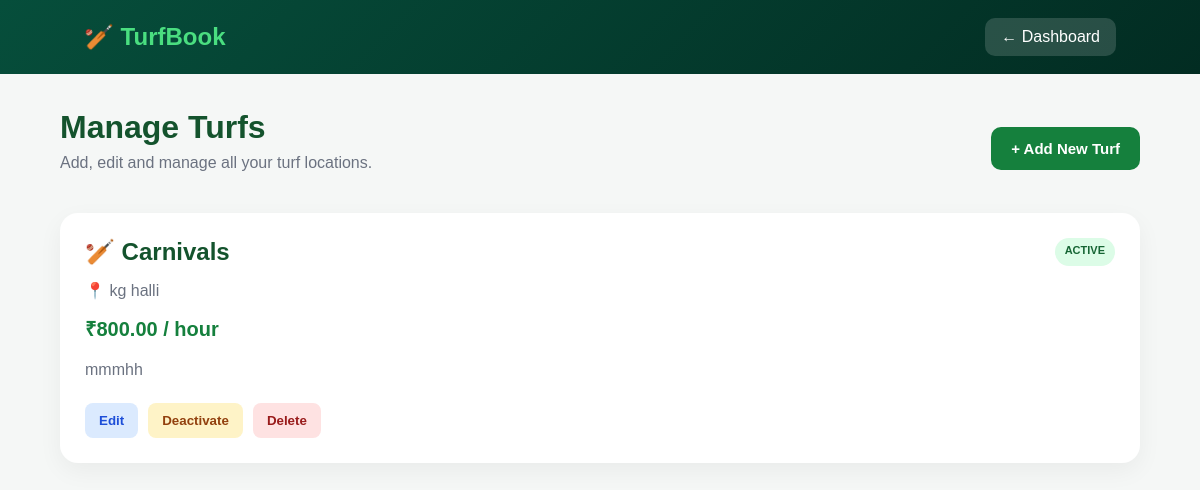
The page /superadmin/turfs/ (signed in) on the database its author committed.
### turfs/models.py (models this page shows, shortened)
class Turf(models.Model):
    name = models.CharField(
        max_length=200
    )
    location = models.CharField(
        max_length=255
    )
    map_url = models.URLField(
        blank=True
    )
    description = models.TextField(
        blank=True
    )
    price_per_hour = models.DecimalField(
        max_digits=10,
        decimal_places=2
    )
    is_active = models.BooleanField(
        default=True
    )
    created_at = models.DateTimeField(
        auto_now_add=True
    )

### turfs/views.py (the view)
@user_passes_test(
    is_super_admin,
    login_url="admin_login"
)
def superadmin_turfs(request):
    turfs = Turf.objects.all().order_by(
        "-created_at"
    )
    return render(
        request,
        "turfs/superadmin_turfs.html",
        {
            "turfs": turfs
        }
    )

### turfs/views.py (called while the page is built)
def is_super_admin(user):
    return (
        user.is_authenticated
        and user.is_superuser
    )

### turfs/templates/turfs/superadmin_turfs.html (shortened to what this page needs)
<!DOCTYPE html>
<html lang="en">
<head>
</head>
<body>
    <div class="topbar">
        <div class="brand">
            🏏 <span>TurfBook</span>
        </div>
        <a
            href="{% url 'admin_dashboard' %}"
            class="back-btn"
        >
            ← Dashboard
        </a>
    </div>
    <div class="container">
        <div class="header">
            <div>
                <h1>
                    Manage Turfs
                </h1>
                <p class="subtitle">
                    Add, edit and manage all your turf locations.
                </p>
            </div>
            <button
                class="add-btn"
                onclick="toggleAddForm()"
            >
                + Add New Turf
            </button>
        </div>
        {% if turfs %}
            <div class="turf-grid">
                {% for turf in turfs %}
                    <div class="turf-card">
                        <div class="turf-top">
                            <h2>
                                🏏 {{ turf.name }}
                            </h2>
                            {% if turf.is_active %}
                                <span class="status active">
                                    ACTIVE
                                </span>
                            {% else %}
                                <span class="status inactive">
                                    INACTIVE
                                </span>
                            {% endif %}
                        </div>
                        <div class="location">
                            📍 {{ turf.location }}
                        </div>
                        <div class="price">
                            ₹{{ turf.price_per_hour }} / hour
                        </div>
                        {% if turf.description %}
                            <div class="description">
                                {{ turf.description }}
                            </div>
                        {% endif %}
                        <div class="actions">
                            <button
                                type="button"
                                class="action-btn edit-btn"
                                onclick="openEditForm(
                                    '{{ turf.id }}',
                                    '{{ turf.name|escapejs }}',
                                    '{{ turf.location|escapejs }}',
                                    '{{ turf.map_url|escapejs }}',
                                    '{{ turf.price_per_hour }}',
                                    '{{ turf.description|escapejs }}'
                                )"
                            >
                                Edit
                            </button>
                            <form
                                method="POST"
                                action="{% url 'toggle_turf' turf.id %}"
                            >
                                <button
                                    type="submit"
                                    class="action-btn toggle-btn"
                                >
                                    {% if turf.is_active %}
                                        Deactivate
                                    {% else %}
                                        Activate
                                    {% endif %}
                                </button>
                            </form>
                            <form
                                method="POST"
                                action="{% url 'delete_turf' turf.id %}"
                                onsubmit="return confirm('Are you sure you want to delete this turf?');"
                            >
                                <button
                                    type="submit"
                                    class="action-btn delete-btn"
                                >
                                    Delete
                                </button>
                            </form>
                        </div>
                    </div>
                {% endfor %}
            </div>
        {% endif %}
    </div>
</body>
</html>

### turfs/templates/turfs/superadmin_turfs.html (style rules this page uses)
* { box-sizing: border-box; }
body { margin: 0; font-family: Arial, sans-serif; background: #f5f7f6; color: #1f2937; }
.topbar { background: linear-gradient( 135deg, #064e3b, #022c22 ); color: white; padding: 18px 7%; display: flex; justify-content: space-between; align-items: center; }
.brand { font-size: 24px; font-weight: bold; }
.brand span { color: #4ade80; }
.back-btn { color: white; text-decoration: none; background: rgba(255, 255, 255, 0.15); padding: 10px 16px; border-radius: 10px; }
.container { width: 90%; max-width: 1200px; margin: 35px auto; }
.header { display: flex; justify-content: space-between; align-items: center; gap: 20px; margin-bottom: 25px; flex-wrap: wrap; }
h1 { margin: 0; color: #14532d; }
.subtitle { color: #6b7280; margin-top: 8px; }
.add-btn { background: #15803d; color: white; border: none; padding: 13px 20px; border-radius: 10px; cursor: pointer; font-size: 15px; font-weight: bold; }
.turf-grid { display: grid; grid-template-columns: repeat( auto-fit, minmax(300px, 1fr) ); gap: 20px; }
.turf-card { background: white; padding: 25px; border-radius: 18px; box-shadow: 0 8px 25px rgba(0, 0, 0, 0.05); }
.turf-top { display: flex; justify-content: space-between; gap: 15px; }
.turf-card h2 { margin: 0; color: #14532d; }
.status { padding: 6px 10px; border-radius: 20px; font-size: 11px; font-weight: bold; }
.active { background: #dcfce7; color: #166534; }
.location { color: #6b7280; margin: 15px 0; }
.price { font-size: 20px; font-weight: bold; color: #15803d; margin-bottom: 15px; }
.description { color: #6b7280; line-height: 1.6; margin-bottom: 20px; }
.actions { display: flex; gap: 10px; flex-wrap: wrap; }
.action-btn { border: none; padding: 10px 14px; border-radius: 8px; cursor: pointer; font-weight: bold; }
.edit-btn { background: #dbeafe; color: #1d4ed8; }
.toggle-btn { background: #fef3c7; color: #92400e; }
.delete-btn { background: #fee2e2; color: #991b1b; }

### rows shown on the page
Turf: name "Carnivals", is_active "ACTIVE", location "kg halli", price_per_hour "800.00", description "mmmhh"
